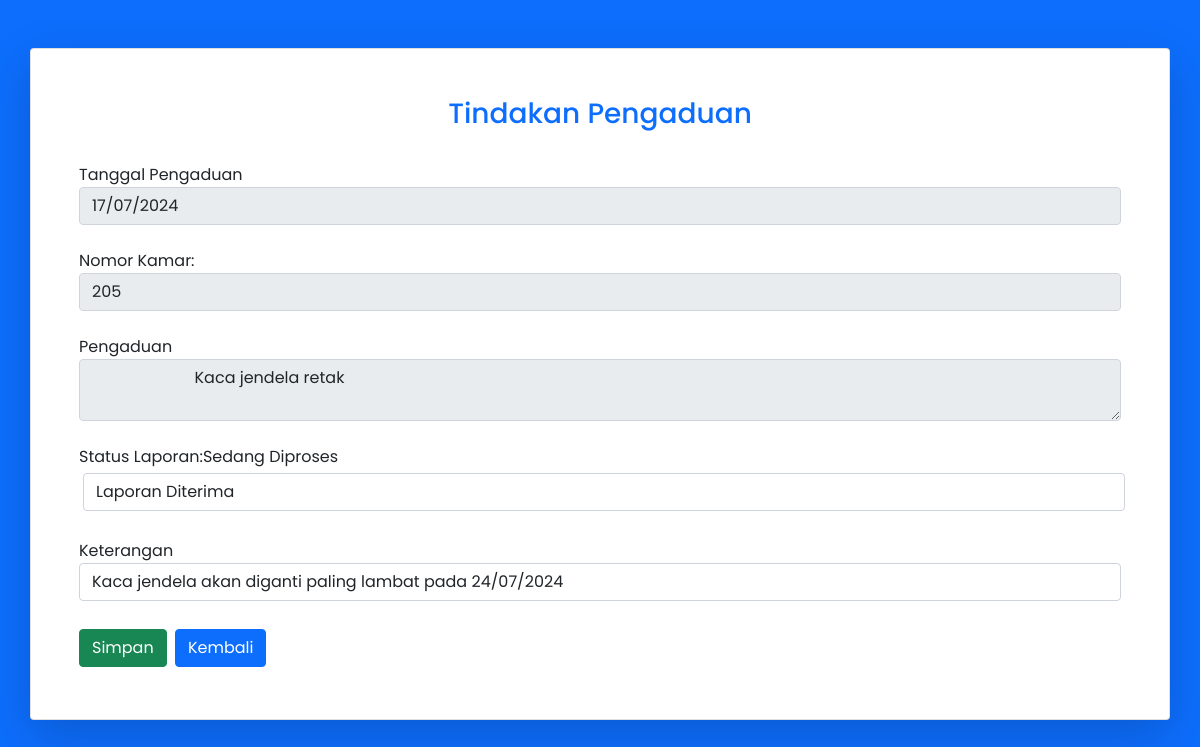
The page /halstatus.php?id=98 on the database its author committed.
### tables this page shows
CREATE TABLE `laporan` (
  `id` int(11) NOT NULL,
  `tgl` varchar(255) DEFAULT NULL,
  `no_kamar` varchar(3) DEFAULT NULL,
  `pengaduan` text DEFAULT NULL,
  `bukti` varchar(255) DEFAULT NULL,
  `stat` varchar(25) DEFAULT NULL,
  `keterangan` varchar(255) DEFAULT NULL
);

### halstatus.php (the view, shortened to what this page needs)
 <?php
  include 'koneksi.php';
  if (isset($_GET['id'])) {
    $id = ($_GET["id"]);
    $query = "SELECT * FROM laporan WHERE id='$id'";
    $result = mysqli_query($koneksi, $query);
    $data = mysqli_fetch_assoc($result);
  }
?>
<!DOCTYPE html>
<html>
  <head>
    <link href="https://cdn.jsdelivr.net/npm/bootstrap@5.0.0-beta2/dist/css/bootstrap.min.css" rel="stylesheet">
  </head>
  <body class="bg-primary" style="font-family: 'Poppins', sans-serif;">
      <div class="container mt-5 p-5 card d-flex justify-content-center shadow-lg">
        <form method="POST" action="status.php" enctype="multipart/form-data" >
          <h3 class="text-center text-primary"> Tindakan Pengaduan</h3>
          <div>
            <br>
            <label>Tanggal Pengaduan</label>
            <input class="form-control" type="text" name="tgl" value="<?php echo $data['tgl']; ?>" readonly />
          </div>
            <br>
            <label>Nomor Kamar: </label>
            <input class="form-control" type="text" name="no_kamar" value="<?php echo $data['no_kamar']; ?>" readonly />
          <div>
            <br>
            <label>Pengaduan</label>
            <textarea class="form-control" type="text" name="pengaduan" readonly />
            <?php echo $data['pengaduan']; ?>
            </textarea>
          </div>
          <div>
          <br>
            <label>Status Laporan:</label><?php echo $data['stat']; ?>
            <select class="form-control m-1" type="text" name="stat">
                    <option value="Laporan Diterima">Laporan Diterima</option>
                </select>
          </div>
          <div>
          <br>
          <label>Keterangan</label>
          <input class="form-control" type="text" name="keterangan" value="<?php echo $data['keterangan']; ?>" />
          </div>
          <div>
            <br>
            <button class="btn btn-success" type="submit" href="admin.php">Simpan</button>
            <a class="btn btn-primary m-1" href="admin.php">Kembali</a>
          </div>
      </form>
      </div>
  </body>
</html>

### rows shown on the page
laporan: tgl "17/07/2024", no_kamar "205", pengaduan "Kaca jendela retak", stat "Sedang Diproses", keterangan "Kaca jendela akan diganti paling lambat pada 24/07/2024"
